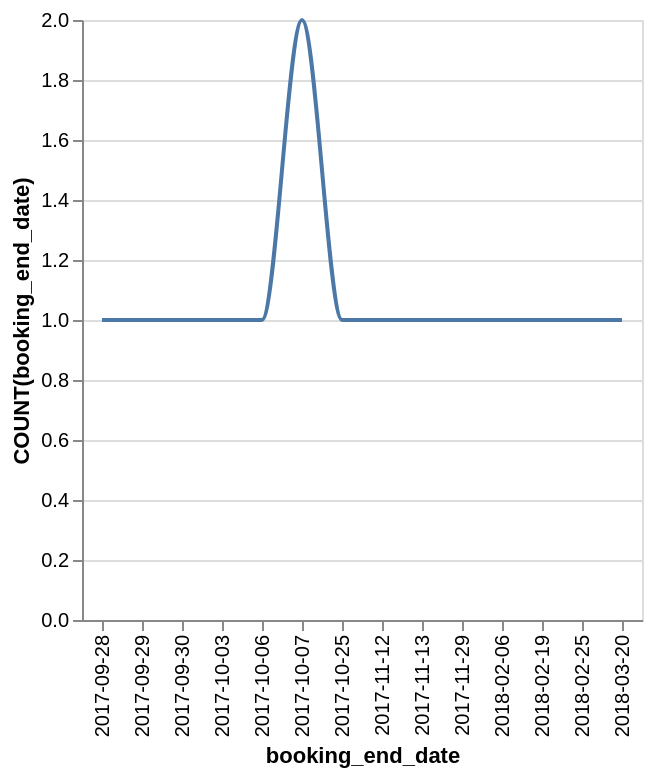

Here is the Vega-Lite specification saved for this chart:
### Vega-Lite specification from a JSON file in a GitHub repository (floating-point values rounded to 4 significant figures)
{"data": {"values": [{"x_data": "2017-09-28", "y_data": 1}, {"x_data": "2017-09-29", "y_data": 1}, {"x_data": "2017-09-30", "y_data": 1}, {"x_data": "2017-10-03", "y_data": 1}, {"x_data": "2017-10-06", "y_data": 1}, {"x_data": "2017-10-07", "y_data": 2}, {"x_data": "2017-10-25", "y_data": 1}, {"x_data": "2017-11-12", "y_data": 1}, {"x_data": "2017-11-13", "y_data": 1}, {"x_data": "2017-11-29", "y_data": 1}, {"x_data": "2018-02-06", "y_data": 1}, {"x_data": "2018-02-19", "y_data": 1}, {"x_data": "2018-02-25", "y_data": 1}, {"x_data": "2018-03-20", "y_data": 1}]}, "mark": {"type": "line", "interpolate": "monotone"}, "encoding": {"x": {"field": "x_data", "type": "nominal", "title": "booking_end_date", "sort": "ascending"}, "y": {"field": "y_data", "type": "quantitative", "title": "COUNT(booking_end_date)"}}}
